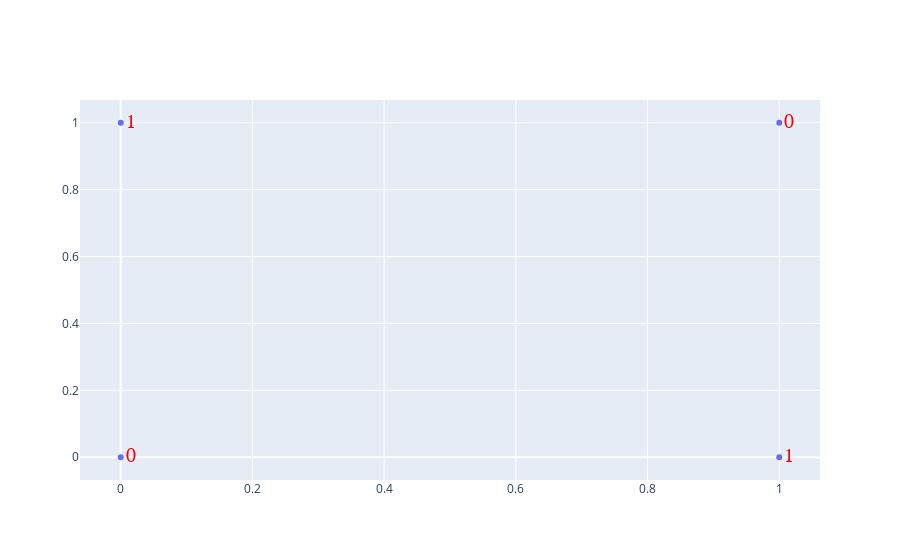

Here is the notebook cell this chart was saved with:
### Markdown cell above
Explain backprogration also here for MLP

Key point: How do you calculate the deltas for layer_1? First, do the obvious: multiply the output delta by each weight attached to it. This gives a weighting of how much each weight contributed to that error.

### Code cell
# XOR input and output
X = np.array([[0, 0], [0, 1], [1, 0], [1, 1]])
Y = np.array([[0], [1], [1], [0]])

import plotly.graph_objects as go

fig = go.Figure()
fig.add_scatter(mode="markers+text", x=X[:,0], y=X[:,1], text=Y[:,0],
                textposition='middle right',
                textfont=dict(
                    family="sans serif",
                    size=20,
                    color="red"
                ))

### Figure 1 — Plotly figure (JSON) as saved in the notebook; plotly's stock layout.template omitted (floating-point values rounded to 4 significant figures)
{"data": [{"mode": "markers+text", "text": [0, 1, 1, 0], "textfont": {"color": "red", "family": "sans serif", "size": 20}, "textposition": "middle right", "type": "scatter", "x": [0, 0, 1, 1], "y": [0, 1, 0, 1]}], "layout": {}}
